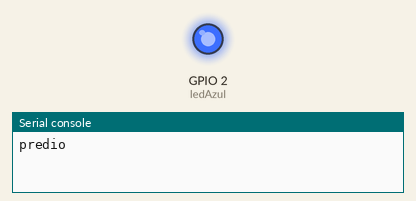
Recording of a program running on a simulated ESP32 board running MicroPython. Shown: output pins drawn as LEDs (lit = HIGH), the last lines printed to the serial console. Wiring (from the project's diagram.json): blue LED on GPIO 2.

Above: at 1.0 s.
At 3.0 s:
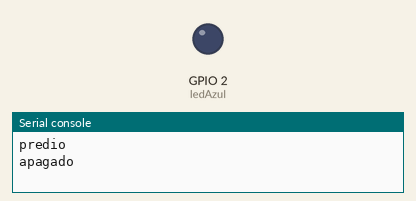
Timing chart, 0 to 5.2 s (numbered marks = the images above):
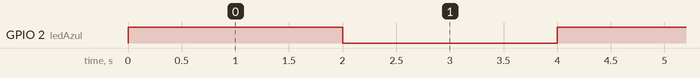

Measured:
- by itself, GPIO 2 (ledAzul): alternates HIGH for 2.0 s and LOW for 2.0 s

The program:

main.py
```python
#Librerias para trabajar
from machine import Pin
from utime import sleep

#Creacion de variables
ledAzul= Pin(2,Pin.OUT)

#Cracion de ciclo para que prenda el led
while True:
  #El valor 1 es prendido y 0 apagado
  ledAzul.value(1)
  print ("predio")
  sleep(2)

  ledAzul.value(0)
  print ("apagado")
  sleep(2)
```
